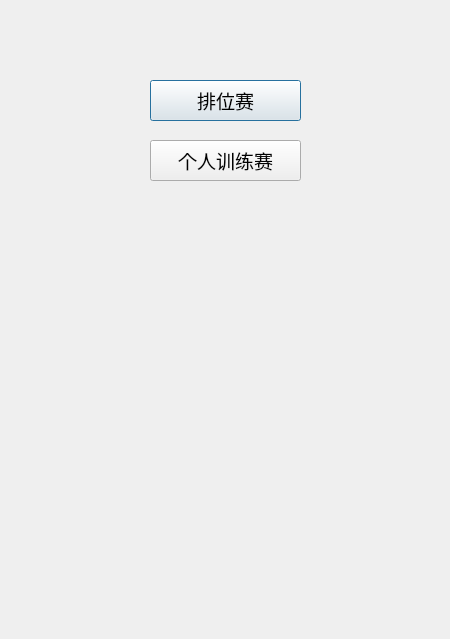
<?xml version="1.0" encoding="UTF-8"?>
<ui version="4.0">
 <class>BrainStorm</class>
 <widget class="QDialog" name="BrainStorm">
  <property name="geometry">
   <rect>
    <x>0</x>
    <y>0</y>
    <width>450</width>
    <height>639</height>
   </rect>
  </property>
  <property name="font">
   <font>
    <family>方正粗黑宋简体</family>
   </font>
  </property>
  <property name="windowTitle">
   <string>Dialog</string>
  </property>
  <widget class="QStackedWidget" name="stackedWidget">
   <property name="geometry">
    <rect>
     <x>10</x>
     <y>10</y>
     <width>431</width>
     <height>621</height>
    </rect>
   </property>
   <property name="currentIndex">
    <number>0</number>
   </property>
   <widget class="QWidget" name="MainMenu">
    <widget class="QPushButton" name="RankButton">
     <property name="geometry">
      <rect>
       <x>140</x>
       <y>70</y>
       <width>151</width>
       <height>41</height>
      </rect>
     </property>
     <property name="font">
      <font>
       <family>黑体</family>
       <pointsize>14</pointsize>
      </font>
     </property>
     <property name="text">
      <string>排位赛</string>
     </property>
    </widget>
    <widget class="QPushButton" name="SingleButton">
     <property name="geometry">
      <rect>
       <x>140</x>
       <y>130</y>
       <width>151</width>
       <height>41</height>
      </rect>
     </property>
     <property name="font">
      <font>
       <family>黑体</family>
       <pointsize>14</pointsize>
      </font>
     </property>
     <property name="text">
      <string>个人训练赛</string>
     </property>
    </widget>
   </widget>
   <widget class="QWidget" name="SingleMenu">
    <widget class="QPushButton" name="SingleStart">
     <property name="geometry">
      <rect>
       <x>150</x>
       <y>490</y>
       <width>121</width>
       <height>31</height>
      </rect>
     </property>
     <property name="font">
      <font>
       <family>黑体</family>
       <pointsize>12</pointsize>
      </font>
     </property>
     <property name="text">
      <string>开始答题</string>
     </property>
    </widget>
    <widget class="QPushButton" name="SingleBack">
     <property name="geometry">
      <rect>
       <x>150</x>
       <y>550</y>
       <width>121</width>
       <height>31</height>
      </rect>
     </property>
     <property name="font">
      <font>
       <family>黑体</family>
       <pointsize>12</pointsize>
      </font>
     </property>
     <property name="text">
      <string>返回</string>
     </property>
    </widget>
    <widget class="QLabel" name="label">
     <property name="geometry">
      <rect>
       <x>10</x>
       <y>170</y>
       <width>411</width>
       <height>51</height>
      </rect>
     </property>
     <property name="font">
      <font>
       <family>楷体</family>
       <pointsize>36</pointsize>
      </font>
     </property>
     <property name="text">
      <string>连续答对五道题</string>
     </property>
     <property name="alignment">
      <set>Qt::AlignCenter</set>
     </property>
    </widget>
    <widget class="QLabel" name="label_2">
     <property name="geometry">
      <rect>
       <x>140</x>
       <y>240</y>
       <width>151</width>
       <height>21</height>
      </rect>
     </property>
     <property name="font">
      <font>
       <family>黑体</family>
       <pointsize>11</pointsize>
      </font>
     </property>
     <property name="text">
      <string>答错离场，答对继续</string>
     </property>
     <property name="alignment">
      <set>Qt::AlignCenter</set>
     </property>
    </widget>
   </widget>
   <widget class="QWidget" name="SingleRuning">
    <widget class="QLabel" name="SingleQuestion">
     <property name="geometry">
      <rect>
       <x>10</x>
       <y>110</y>
       <width>411</width>
       <height>161</height>
      </rect>
     </property>
     <property name="font">
      <font>
       <family>楷体</family>
       <pointsize>14</pointsize>
      </font>
     </property>
     <property name="text">
      <string>QUESTION</string>
     </property>
     <property name="alignment">
      <set>Qt::AlignCenter</set>
     </property>
     <property name="wordWrap">
      <bool>true</bool>
     </property>
    </widget>
    <widget class="QLCDNumber" name="lcdNumber">
     <property name="geometry">
      <rect>
       <x>180</x>
       <y>10</y>
       <width>71</width>
       <height>61</height>
      </rect>
     </property>
     <property name="font">
      <font>
       <family>等线</family>
       <pointsize>14</pointsize>
      </font>
     </property>
    </widget>
    <widget class="QWidget" name="layoutWidget">
     <property name="geometry">
      <rect>
       <x>10</x>
       <y>400</y>
       <width>411</width>
       <height>211</height>
      </rect>
     </property>
     <layout class="QVBoxLayout" name="verticalLayout">
      <item>
       <widget class="QPushButton" name="SingleButtonA">
        <property name="text">
         <string>PushButton</string>
        </property>
       </widget>
      </item>
      <item>
       <widget class="QPushButton" name="SingleButtonB">
        <property name="text">
         <string>PushButton</string>
        </property>
       </widget>
      </item>
      <item>
       <widget class="QPushButton" name="SingleButtonC">
        <property name="text">
         <string>PushButton</string>
        </property>
       </widget>
      </item>
      <item>
       <widget class="QPushButton" name="SingleButtonD">
        <property name="text">
         <string>PushButton</string>
        </property>
       </widget>
      </item>
     </layout>
    </widget>
   </widget>
   <widget class="QWidget" name="SingleScore">
    <widget class="QLabel" name="Singleresult">
     <property name="geometry">
      <rect>
       <x>10</x>
       <y>70</y>
       <width>411</width>
       <height>121</height>
      </rect>
     </property>
     <property name="font">
      <font>
       <pointsize>36</pointsize>
      </font>
     </property>
     <property name="text">
      <string>TextLabel</string>
     </property>
     <property name="alignment">
      <set>Qt::AlignCenter</set>
     </property>
    </widget>
    <widget class="QPushButton" name="OverBack">
     <property name="geometry">
      <rect>
       <x>10</x>
       <y>560</y>
       <width>411</width>
       <height>31</height>
      </rect>
     </property>
     <property name="font">
      <font>
       <pointsize>12</pointsize>
      </font>
     </property>
     <property name="text">
      <string>返回</string>
     </property>
    </widget>
    <widget class="QLabel" name="Singlescore">
     <property name="geometry">
      <rect>
       <x>10</x>
       <y>230</y>
       <width>411</width>
       <height>121</height>
      </rect>
     </property>
     <property name="font">
      <font>
       <pointsize>18</pointsize>
      </font>
     </property>
     <property name="text">
      <string>TextLabel</string>
     </property>
     <property name="alignment">
      <set>Qt::AlignCenter</set>
     </property>
    </widget>
   </widget>
   <widget class="QWidget" name="RankWait">
    <widget class="QLabel" name="label_3">
     <property name="geometry">
      <rect>
       <x>10</x>
       <y>170</y>
       <width>411</width>
       <height>81</height>
      </rect>
     </property>
     <property name="font">
      <font>
       <pointsize>22</pointsize>
      </font>
     </property>
     <property name="text">
      <string>正在匹配对手......</string>
     </property>
     <property name="alignment">
      <set>Qt::AlignCenter</set>
     </property>
    </widget>
   </widget>
   <widget class="QWidget" name="RankRunning">
    <widget class="QLabel" name="RankQuestion">
     <property name="geometry">
      <rect>
       <x>10</x>
       <y>180</y>
       <width>411</width>
       <height>161</height>
      </rect>
     </property>
     <property name="font">
      <font>
       <family>楷体</family>
       <pointsize>14</pointsize>
      </font>
     </property>
     <property name="text">
      <string/>
     </property>
     <property name="alignment">
      <set>Qt::AlignCenter</set>
     </property>
     <property name="wordWrap">
      <bool>true</bool>
     </property>
    </widget>
    <widget class="QWidget" name="layoutWidget_2">
     <property name="geometry">
      <rect>
       <x>10</x>
       <y>400</y>
       <width>411</width>
       <height>211</height>
      </rect>
     </property>
     <layout class="QVBoxLayout" name="verticalLayout_2">
      <item>
       <widget class="QPushButton" name="RankButtonA">
        <property name="text">
         <string>PushButton</string>
        </property>
       </widget>
      </item>
      <item>
       <widget class="QPushButton" name="RankButtonB">
        <property name="text">
         <string>PushButton</string>
        </property>
       </widget>
      </item>
      <item>
       <widget class="QPushButton" name="RankButtonC">
        <property name="text">
         <string>PushButton</string>
        </property>
       </widget>
      </item>
      <item>
       <widget class="QPushButton" name="RankButtonD">
        <property name="text">
         <string>PushButton</string>
        </property>
       </widget>
      </item>
     </layout>
    </widget>
    <widget class="QLCDNumber" name="lcdNumber_2">
     <property name="geometry">
      <rect>
       <x>230</x>
       <y>40</y>
       <width>141</width>
       <height>91</height>
      </rect>
     </property>
    </widget>
    <widget class="QLabel" name="enemyStatus">
     <property name="geometry">
      <rect>
       <x>30</x>
       <y>40</y>
       <width>211</width>
       <height>31</height>
      </rect>
     </property>
     <property name="font">
      <font>
       <pointsize>12</pointsize>
      </font>
     </property>
     <property name="text">
      <string>xch 黄金1 1颗星：120分</string>
     </property>
     <property name="alignment">
      <set>Qt::AlignCenter</set>
     </property>
    </widget>
    <widget class="QLabel" name="selfStatus">
     <property name="geometry">
      <rect>
       <x>30</x>
       <y>100</y>
       <width>211</width>
       <height>31</height>
      </rect>
     </property>
     <property name="font">
      <font>
       <pointsize>12</pointsize>
      </font>
     </property>
     <property name="text">
      <string>xaf 黄金1 1颗星：140分</string>
     </property>
     <property name="alignment">
      <set>Qt::AlignCenter</set>
     </property>
    </widget>
   </widget>
   <widget class="QWidget" name="RankResult">
    <widget class="QLabel" name="rankResult">
     <property name="geometry">
      <rect>
       <x>10</x>
       <y>100</y>
       <width>411</width>
       <height>91</height>
      </rect>
     </property>
     <property name="font">
      <font>
       <family>华文行楷</family>
       <pointsize>48</pointsize>
      </font>
     </property>
     <property name="text">
      <string>胜利</string>
     </property>
     <property name="alignment">
      <set>Qt::AlignCenter</set>
     </property>
    </widget>
    <widget class="QPushButton" name="overButton">
     <property name="geometry">
      <rect>
       <x>10</x>
       <y>570</y>
       <width>411</width>
       <height>41</height>
      </rect>
     </property>
     <property name="font">
      <font>
       <pointsize>14</pointsize>
      </font>
     </property>
     <property name="text">
      <string>返回</string>
     </property>
    </widget>
    <widget class="QLabel" name="newRank">
     <property name="geometry">
      <rect>
       <x>10</x>
       <y>270</y>
       <width>401</width>
       <height>201</height>
      </rect>
     </property>
     <property name="font">
      <font>
       <family>华文细黑</family>
       <pointsize>20</pointsize>
      </font>
     </property>
     <property name="text">
      <string>黄金1 1颗星 ---&gt; 黄金1 3颗星</string>
     </property>
     <property name="alignment">
      <set>Qt::AlignCenter</set>
     </property>
    </widget>
   </widget>
  </widget>
 </widget>
 <resources/>
 <connections/>
</ui>
